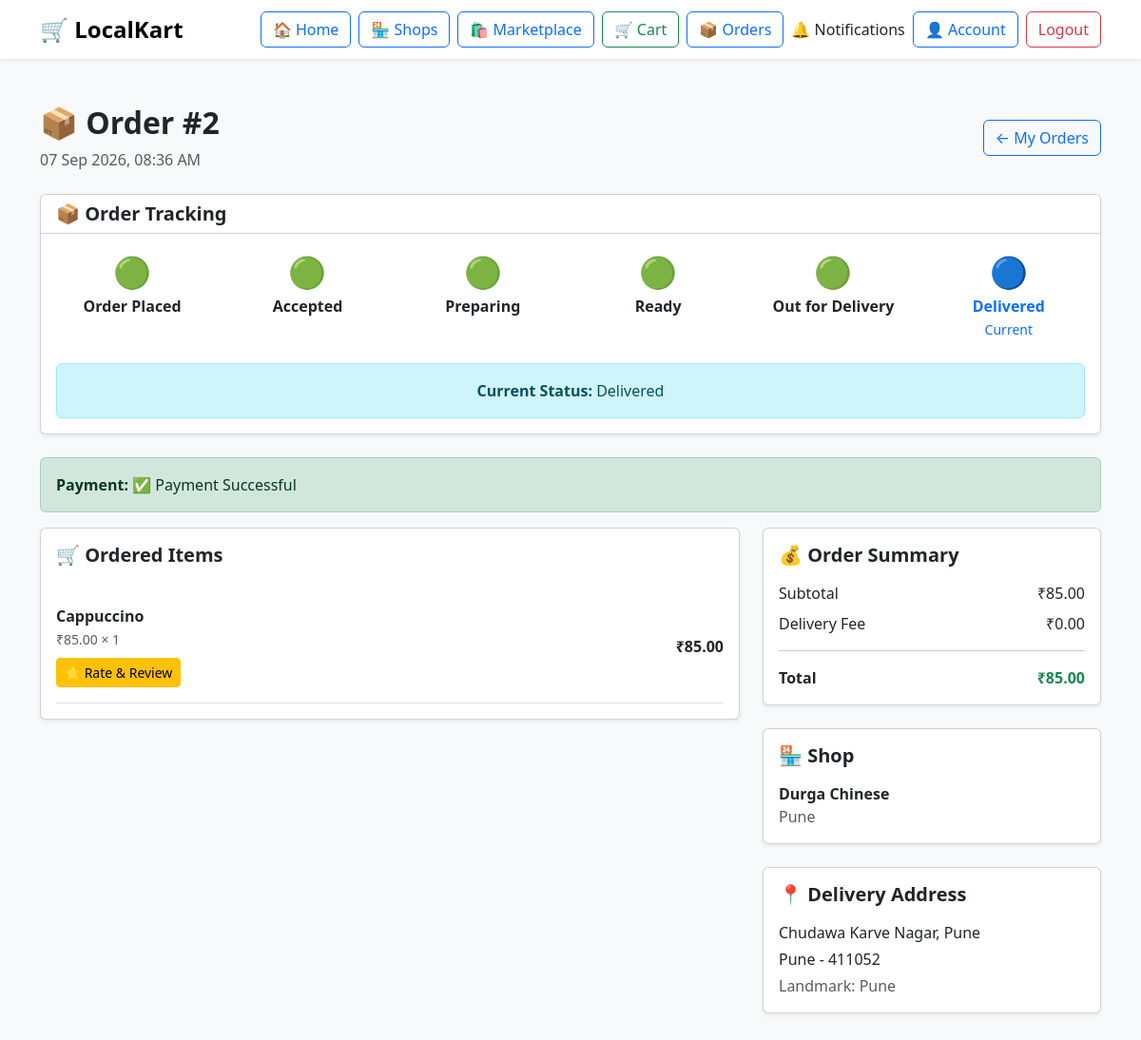
Page /orders/2/ (signed in) on the committed database.
### orders/models.py (models this page shows, shortened)
class Order(models.Model):
    STATUS_CHOICES = (
        ('placed', 'Order Placed'),
        ('accepted', 'Accepted'),
        ('preparing', 'Preparing'),
        ('ready', 'Ready'),
        ('out_for_delivery', 'Out for Delivery'),
        ('delivered', 'Delivered'),
        ('cancelled', 'Cancelled'),
    )
    PAYMENT_CHOICES = (
        ('cod', 'Cash on Delivery'),
        ('online', 'Online Payment'),
    )
    PAYMENT_STATUS_CHOICES = (
        ('pending', 'Pending'),
        ('paid', 'Paid'),
        ('failed', 'Failed'),
    )
    customer = models.ForeignKey(
        settings.AUTH_USER_MODEL,
        on_delete=models.CASCADE,
        related_name='orders'
    )
    shop = models.ForeignKey(
        Shop,
        on_delete=models.CASCADE,
        related_name='orders'
    )
    full_name = models.CharField(max_length=150)
    phone = models.CharField(max_length=15)
    address = models.TextField()
    city = models.CharField(max_length=100)
    pincode = models.CharField(max_length=10)
    landmark = models.CharField(max_length=200, blank=True)
    subtotal = models.DecimalField(
        max_digits=10,
        decimal_places=2
    )
    delivery_fee = models.DecimalField(
        max_digits=10,
        decimal_places=2,
        default=0
    )
    total_amount = models.DecimalField(
        max_digits=10,
        decimal_places=2
    )
    payment_method = models.CharField(
        max_length=20,
        choices=PAYMENT_CHOICES,
        default='cod'
    )
    payment_status = models.CharField(
        max_length=20,
        choices=PAYMENT_STATUS_CHOICES,
        default='pending'
    )
    status = models.CharField(
        max_length=30,
        choices=STATUS_CHOICES,
        default='placed'
    )
    created_at = models.DateTimeField(auto_now_add=True)
    updated_at = models.DateTimeField(auto_now=True)
    class Meta:
        ordering = ['-created_at']

class OrderItem(models.Model):
    order = models.ForeignKey(
        Order,
        on_delete=models.CASCADE,
        related_name='items'
    )
    product = models.ForeignKey(
        Product,
        on_delete=models.SET_NULL,
        null=True
    )
    product_name = models.CharField(max_length=200)
    price = models.DecimalField(
        max_digits=10,
        decimal_places=2
    )
    quantity = models.PositiveIntegerField()
    subtotal = models.DecimalField(
        max_digits=10,
        decimal_places=2
    )

### shops/models.py (models this page shows, shortened)
class Shop(models.Model):
    APPROVAL_CHOICES = (
        ('pending', 'Pending'),
        ('approved', 'Approved'),
        ('rejected', 'Rejected'),
    )
    approval_status = models.CharField(
        max_length=20,
        choices=APPROVAL_CHOICES,
        default='pending'
    )
    rejection_reason = models.TextField(
        blank=True
    )
    owner = models.OneToOneField(
        settings.AUTH_USER_MODEL,
        on_delete=models.CASCADE,
        related_name='shop'
    )
    name = models.CharField(max_length=150)
    description = models.TextField(
        blank=True
    )
    phone = models.CharField(
        max_length=15
    )
    address = models.TextField()
    city = models.CharField(
        max_length=100
    )
    pincode = models.CharField(
        max_length=10
    )
    latitude = models.DecimalField(
        max_digits=9,
        decimal_places=6,
        null=True,
        blank=True
    )
    longitude = models.DecimalField(
        max_digits=9,
        decimal_places=6,
        null=True,
        blank=True
    )
    opening_time = models.TimeField(
        null=True,
        blank=True
    )
    closing_time = models.TimeField(
        null=True,
        blank=True
    )
    is_open = models.BooleanField(
        default=True
    )
    rating = models.DecimalField(
        max_digits=3,
        decimal_places=2,
        default=0
    )
    created_at = models.DateTimeField(
        auto_now_add=True
    )
    updated_at = models.DateTimeField(
        auto_now=True
    )

### orders/views.py (the view)
@login_required
def order_detail(request, order_id):
    order = get_object_or_404(
        Order,
        id=order_id,
        customer=request.user
    )
    status_order = [
        'placed',
        'accepted',
        'preparing',
        'ready',
        'out_for_delivery',
        'delivered'
    ]
    current_status_index = -1
    if order.status in status_order:
        current_status_index = status_order.index(order.status)
    return render(
        request,
        'orders/order_detail.html',
        {
            'order': order,
            'status_order': status_order,
            'current_status_index': current_status_index,
        }
    )

### localkart/context_processors.py (called while the page is built)
def cart_count(request):
    count = 0
    if request.user.is_authenticated and request.user.role == 'customer':
        cart = Cart.objects.filter(
            customer=request.user
        ).first()
        if cart:
            count = sum(
                item.quantity
                for item in cart.items.all()
            )
    unread_notifications = 0
    if request.user.is_authenticated and request.user.role == 'customer':
        unread_notifications = Notification.objects.filter(
            customer=request.user,
            is_read=False
        ).count()
    return {
        'cart_count': count,
        'unread_notifications': unread_notifications,
    }

### templates/orders/order_detail.html (shortened to what this page needs)
<!DOCTYPE html>
<html lang="en">
<head>
    <link
        href="https://cdn.jsdelivr.net/npm/bootstrap@5.3.3/dist/css/bootstrap.min.css"
        rel="stylesheet"
    >
</head>
<body class="bg-light">
{% include 'includes/navbar.html' %}
<div class="container py-5">
    <div class="d-flex justify-content-between align-items-center mb-4">
        <div>
            <h2 class="fw-bold">
                📦 Order #{{ order.id }}
            </h2>
            <p class="text-muted mb-0">
                {{ order.created_at|date:"d M Y, h:i A" }}
            </p>
        </div>
        <a
            href="{% url 'my_orders' %}"
            class="btn btn-outline-primary"
        >
            ← My Orders
        </a>
    </div>
    <div class="card shadow-sm mb-4">
        <div class="card-header bg-white">
            <h5 class="fw-bold mb-0">
                📦 Order Tracking
            </h5>
        </div>
        <div class="card-body">
            {% if order.status == 'cancelled' %}
                <div class="alert alert-danger mb-0">
                    <h5 class="fw-bold">
                        ❌ Order Cancelled
                    </h5>
                    <p class="mb-0">
                        This order has been cancelled.
                    </p>
                </div>
            {% else %}
                <div class="row text-center">
                    {% for status in status_order %}
                        <div class="col">
                            {% if forloop.counter0 < current_status_index %}
                                <div class="fs-2">
                                    🟢
                                </div>
                                <strong>
                                    {% if status == 'placed' %}
                                        Order Placed
                                    {% elif status == 'accepted' %}
                                        Accepted
                                    {% elif status == 'preparing' %}
                                        Preparing
                                    {% elif status == 'ready' %}
                                        Ready
                                    {% elif status == 'out_for_delivery' %}
                                        Out for Delivery
                                    {% elif status == 'delivered' %}
                                        Delivered
                                    {% endif %}
                                </strong>
                            {% elif forloop.counter0 == current_status_index %}
                                <div class="fs-2">
                                    🔵
                                </div>
                                <strong class="text-primary">
                                    {% if status == 'placed' %}
                                        Order Placed
                                    {% elif status == 'accepted' %}
                                        Accepted
                                    {% elif status == 'preparing' %}
                                        Preparing
                                    {% elif status == 'ready' %}
                                        Ready
                                    {% elif status == 'out_for_delivery' %}
                                        Out for Delivery
                                    {% elif status == 'delivered' %}
                                        Delivered
                                    {% endif %}
                                </strong>
                                <br>
                                <small class="text-primary">
                                    Current
                                </small>
                            {% endif %}
                        </div>
                    {% endfor %}
                </div>
                <div class="alert alert-info text-center mt-4 mb-0">
                    <strong>
                        Current Status:
                    </strong>
                    {{ order.get_status_display }}
                </div>
            {% endif %}
        </div>
    </div>
{% if order.payment_method == 'online' %}
    <div class="alert
        {% if order.payment_status == 'paid' %}
            alert-success
        {% elif order.payment_status == 'failed' %}
            alert-danger
        {% else %}
            alert-warning
        {% endif %}
        mt-3">
        <strong>
            Payment:
        </strong>
        {% if order.payment_status == 'paid' %}
            {% if order.status == 'cancelled' %}
                ❌ Order Cancelled
            {% else %}
                ✅ Payment Successful
            {% endif %}
        {% elif order.payment_status == 'failed' %}
            ❌ Payment Failed
        {% endif %}
    </div>
{% endif %}
    <div class="row g-4">
        <div class="col-lg-8">
            <div class="card shadow-sm">
                <div class="card-body">
                    <h5 class="fw-bold mb-4">
                        🛒 Ordered Items
                    </h5>
                    {% for item in order.items.all %}
                        <div class="d-flex justify-content-between align-items-center border-bottom py-3">
                            <div>
                                <strong>
                                    {{ item.product_name }}
                                </strong>
                                <br>
                                <small class="text-muted">
                                    ₹{{ item.price }}
                                    ×
                                    {{ item.quantity }}
                                </small>
                                {% if order.status == 'delivered' and item.product %}
                                    <div class="mt-2">
                                        <a
                                            href="{% url 'add_review' order.id item.product.id %}"
                                            class="btn btn-sm btn-warning"
                                        >
                                            ⭐ Rate & Review
                                        </a>
                                    </div>
                                {% endif %}
                            </div>
                            <strong>
                                ₹{{ item.subtotal }}
                            </strong>
                        </div>
                    {% empty %}
                        <p class="text-muted">
                            No items found.
                        </p>
                    {% endfor %}
                </div>
            </div>
        </div>
        <div class="col-lg-4">
            <div class="card shadow-sm mb-4">
                <div class="card-body">
                    <h5 class="fw-bold mb-3">
                        💰 Order Summary
                    </h5>
                    <div class="d-flex justify-content-between mb-2">
                        <span>
                            Subtotal
                        </span>
                        <span>
                            ₹{{ order.subtotal }}
                        </span>
                    </div>
                    <div class="d-flex justify-content-between mb-3">
                        <span>
                            Delivery Fee
                        </span>
                        <span>
                            ₹{{ order.delivery_fee }}
                        </span>
                    </div>
                    <hr>
                    <div class="d-flex justify-content-between">
                        <strong>
                            Total
                        </strong>
                        <strong class="text-success">
                            ₹{{ order.total_amount }}
                        </strong>
                    </div>
                </div>
            </div>
            <div class="card shadow-sm mb-4">
                <div class="card-body">
                    <h5 class="fw-bold mb-3">
                        🏪 Shop
                    </h5>
                    <strong>
                        {{ order.shop.name }}
                    </strong>
                    <p class="text-muted mb-0">
                        {{ order.shop.city }}
                    </p>
                </div>
            </div>
            <div class="card shadow-sm">
                <div class="card-body">
                    <h5 class="fw-bold mb-3">
                        📍 Delivery Address
                    </h5>
                    <p class="mb-1">
                        {{ order.address }}
                    </p>
                    <p class="mb-1">
                        {{ order.city }} -
                        {{ order.pincode }}
                    </p>
                    {% if order.landmark %}
                        <p class="text-muted mb-0">
                            Landmark:
                            {{ order.landmark }}
                        </p>
                    {% endif %}
                </div>
            </div>
        </div>
    </div>
</div>
</body>
</html>

### rows in the picture
Order: id "2", created_at "07 Sep 2026, 08:36 AM", status "Delivered", subtotal "85.00", delivery_fee "0.00", total_amount "85.00", shop.name "Durga Chinese", shop.city "Pune", address "Chudawa Karve Nagar, Pune", city "Pune", pincode "411052", landmark "Pune"
OrderItem: product_name "Cappuccino", price "85.00", quantity "1", shows "⭐ Rate & Review", subtotal "85.00"
